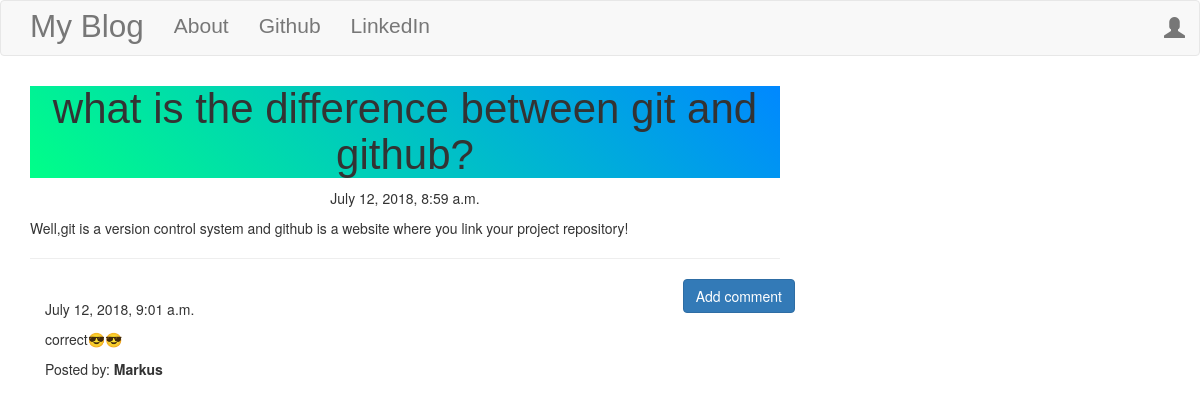
/post/6, run on the app's committed database.
### app/models.py (models this page shows, shortened)
class Post(models.Model):
    author = models.ForeignKey('auth.User')
    title = models.CharField(max_length=200)
    text = models.TextField()
    created_date = models.DateTimeField(default=timezone.now)
    published_date = models.DateTimeField(blank=True,null=True)

class Comment(models.Model):
    post = models.ForeignKey('app.Post',related_name='comments')
    author = models.CharField(max_length=200)
    text = models.TextField()
    created_date = models.DateTimeField(default=timezone.now)
    approved_comment= models.BooleanField(default=False)

### app/views.py (the view)
# urls.py: url(r'^post/(?P<pk>\d+)$', views.PostDetailView.as_view(), name='post_detail'),
class PostDetailView(DetailView):
    model = Post

### app/templates/app/post_detail.html (shortened to what this page needs)
{% extends 'app/base.html' %}
{% block content %}
        <h1 class='posttitle loader'>{{ post.title }}</h1>
        {% if post.published_date %}
            <div class="date postdate">
                {{ post.published_date }}
            </div>
        {% else %}
            <a class="btn btn-default" href="{% url 'post_publish' pk=post.pk %}">Publish</a>
        {% endif %}
      <p class='postcontent' >{{ post.text|safe|linebreaksbr }}</p>
  <hr>
  <a class="btn btn-primary btn-comment" href="{% url 'add_comment_to_post' pk=post.pk %}">Add comment</a>
  <div class="container">
  {% for comment in post.comments.all %}
  <br>
      {% if user.is_authenticated or comment.approved_comment %}
              {{ comment.created_date }}
          <p>{{ comment.text|safe|linebreaks }}</p>
          <p>Posted by: <strong>{{ comment.author }}</strong></p>
      {% endif %}
  {% empty %}
      <p>No comments posted.</p>
  {% endfor %}
</div>
{% endblock %}

### app/static/css/blog.css (style rules this page uses)
.postdate { text-align:center ; }
.posttitle { font-family:'Rusddo One',sans-serif; font-size:3em; text-align:center; }
.postcontent { font-family:'Montserrat'; font-size:1.5em; }
.btn-comment { position: absolute; right:0px; }
.loader { filter:hue-rotate(0deg); background:linear-gradient(45deg,#0f8,#08f); animation:hue 10000ms infinite linear; }

### data on the page
Post: title "what is the difference between git and github?", published_date "July 12, 2018, 8:59 a.m.", text "Well,git is a version control system and github is a website where you link your project repository!"
Comment: created_date "July 12, 2018, 9:01 a.m.", text "correct😎😎", author "Markus"
